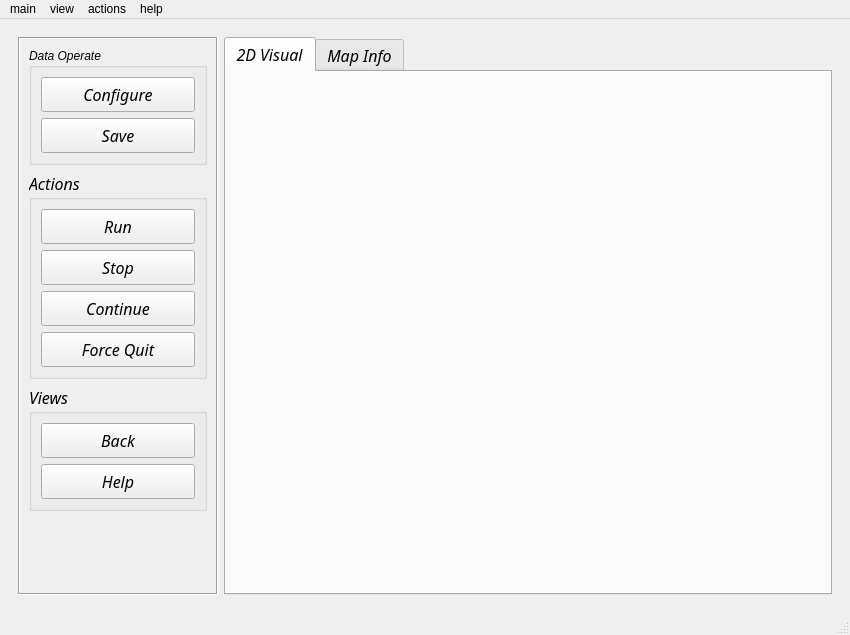
<?xml version="1.0" encoding="UTF-8"?>
<ui version="4.0">
 <class>MainWindow</class>
 <widget class="QMainWindow" name="MainWindow">
  <property name="geometry">
   <rect>
    <x>0</x>
    <y>0</y>
    <width>850</width>
    <height>635</height>
   </rect>
  </property>
  <property name="windowTitle">
   <string>MainWindow</string>
  </property>
  <property name="windowIcon">
   <iconset>
    <normaloff>:/img/ic.ico</normaloff>:/img/ic.ico</iconset>
  </property>
  <widget class="QWidget" name="centralwidget">
   <layout class="QGridLayout" name="gridLayout">
    <item row="1" column="0">
     <widget class="QStackedWidget" name="stackedWidget">
      <property name="font">
       <font>
        <italic>true</italic>
       </font>
      </property>
      <property name="currentIndex">
       <number>1</number>
      </property>
      <widget class="QWidget" name="page_main">
       <layout class="QGridLayout" name="gridLayout_2">
        <item row="5" column="0">
         <spacer name="horizontalSpacer">
          <property name="orientation">
           <enum>Qt::Horizontal</enum>
          </property>
          <property name="sizeHint" stdset="0">
           <size>
            <width>40</width>
            <height>20</height>
           </size>
          </property>
         </spacer>
        </item>
        <item row="5" column="1">
         <widget class="QFrame" name="frame">
          <property name="frameShape">
           <enum>QFrame::NoFrame</enum>
          </property>
          <property name="frameShadow">
           <enum>QFrame::Raised</enum>
          </property>
          <layout class="QVBoxLayout" name="verticalLayout">
           <item>
            <widget class="QPushButton" name="btn_start">
             <property name="minimumSize">
              <size>
               <width>150</width>
               <height>45</height>
              </size>
             </property>
             <property name="maximumSize">
              <size>
               <width>200</width>
               <height>16777215</height>
              </size>
             </property>
             <property name="font">
              <font>
               <family>Ubuntu Mono</family>
               <pointsize>14</pointsize>
               <italic>true</italic>
              </font>
             </property>
             <property name="toolTip">
              <string extracomment="go to the process view">go to the process view</string>
             </property>
             <property name="toolTipDuration">
              <number>1</number>
             </property>
             <property name="text">
              <string>Start</string>
             </property>
            </widget>
           </item>
           <item>
            <spacer name="verticalSpacer_4">
             <property name="orientation">
              <enum>Qt::Vertical</enum>
             </property>
             <property name="sizeType">
              <enum>QSizePolicy::Fixed</enum>
             </property>
             <property name="sizeHint" stdset="0">
              <size>
               <width>20</width>
               <height>10</height>
              </size>
             </property>
            </spacer>
           </item>
           <item>
            <widget class="QPushButton" name="btn_help">
             <property name="minimumSize">
              <size>
               <width>150</width>
               <height>45</height>
              </size>
             </property>
             <property name="maximumSize">
              <size>
               <width>200</width>
               <height>16777215</height>
              </size>
             </property>
             <property name="font">
              <font>
               <family>Ubuntu Mono</family>
               <pointsize>14</pointsize>
               <italic>true</italic>
              </font>
             </property>
             <property name="text">
              <string>Help</string>
             </property>
            </widget>
           </item>
           <item>
            <spacer name="verticalSpacer_5">
             <property name="orientation">
              <enum>Qt::Vertical</enum>
             </property>
             <property name="sizeType">
              <enum>QSizePolicy::Fixed</enum>
             </property>
             <property name="sizeHint" stdset="0">
              <size>
               <width>20</width>
               <height>10</height>
              </size>
             </property>
            </spacer>
           </item>
           <item>
            <widget class="QPushButton" name="btn_quit">
             <property name="minimumSize">
              <size>
               <width>150</width>
               <height>45</height>
              </size>
             </property>
             <property name="maximumSize">
              <size>
               <width>200</width>
               <height>16777215</height>
              </size>
             </property>
             <property name="font">
              <font>
               <family>Ubuntu Mono</family>
               <pointsize>14</pointsize>
               <italic>true</italic>
              </font>
             </property>
             <property name="text">
              <string>Quit</string>
             </property>
            </widget>
           </item>
          </layout>
         </widget>
        </item>
        <item row="6" column="1">
         <spacer name="verticalSpacer">
          <property name="orientation">
           <enum>Qt::Vertical</enum>
          </property>
          <property name="sizeType">
           <enum>QSizePolicy::Fixed</enum>
          </property>
          <property name="sizeHint" stdset="0">
           <size>
            <width>20</width>
            <height>40</height>
           </size>
          </property>
         </spacer>
        </item>
        <item row="5" column="2">
         <spacer name="horizontalSpacer_2">
          <property name="orientation">
           <enum>Qt::Horizontal</enum>
          </property>
          <property name="sizeHint" stdset="0">
           <size>
            <width>40</width>
            <height>20</height>
           </size>
          </property>
         </spacer>
        </item>
        <item row="4" column="0" colspan="3">
         <spacer name="verticalSpacer_3">
          <property name="orientation">
           <enum>Qt::Vertical</enum>
          </property>
          <property name="sizeHint" stdset="0">
           <size>
            <width>20</width>
            <height>40</height>
           </size>
          </property>
         </spacer>
        </item>
        <item row="0" column="0" colspan="3">
         <spacer name="verticalSpacer_2">
          <property name="orientation">
           <enum>Qt::Vertical</enum>
          </property>
          <property name="sizeHint" stdset="0">
           <size>
            <width>20</width>
            <height>40</height>
           </size>
          </property>
         </spacer>
        </item>
        <item row="1" column="0" colspan="3">
         <widget class="QFrame" name="frame_2">
          <property name="frameShape">
           <enum>QFrame::NoFrame</enum>
          </property>
          <property name="frameShadow">
           <enum>QFrame::Raised</enum>
          </property>
          <layout class="QGridLayout" name="gridLayout_10">
           <item row="0" column="0">
            <layout class="QHBoxLayout" name="horizontalLayout_2">
             <item>
              <spacer name="horizontalSpacer_3">
               <property name="orientation">
                <enum>Qt::Horizontal</enum>
               </property>
               <property name="sizeHint" stdset="0">
                <size>
                 <width>40</width>
                 <height>20</height>
                </size>
               </property>
              </spacer>
             </item>
             <item>
              <widget class="QLabel" name="label_Q_2">
               <property name="minimumSize">
                <size>
                 <width>120</width>
                 <height>120</height>
                </size>
               </property>
               <property name="text">
                <string>TextLabel</string>
               </property>
               <property name="alignment">
                <set>Qt::AlignCenter</set>
               </property>
              </widget>
             </item>
             <item>
              <widget class="QLabel" name="label_R_2">
               <property name="minimumSize">
                <size>
                 <width>120</width>
                 <height>120</height>
                </size>
               </property>
               <property name="text">
                <string>TextLabel</string>
               </property>
               <property name="alignment">
                <set>Qt::AlignCenter</set>
               </property>
              </widget>
             </item>
             <item>
              <widget class="QLabel" name="label_G_2">
               <property name="minimumSize">
                <size>
                 <width>120</width>
                 <height>120</height>
                </size>
               </property>
               <property name="text">
                <string>TextLabel</string>
               </property>
               <property name="alignment">
                <set>Qt::AlignCenter</set>
               </property>
              </widget>
             </item>
             <item>
              <widget class="QLabel" name="label_B_2">
               <property name="minimumSize">
                <size>
                 <width>120</width>
                 <height>120</height>
                </size>
               </property>
               <property name="text">
                <string>TextLabel</string>
               </property>
               <property name="alignment">
                <set>Qt::AlignCenter</set>
               </property>
              </widget>
             </item>
             <item>
              <widget class="QLabel" name="label_D_2">
               <property name="minimumSize">
                <size>
                 <width>120</width>
                 <height>120</height>
                </size>
               </property>
               <property name="text">
                <string>TextLabel</string>
               </property>
               <property name="alignment">
                <set>Qt::AlignCenter</set>
               </property>
              </widget>
             </item>
             <item>
              <spacer name="horizontalSpacer_4">
               <property name="orientation">
                <enum>Qt::Horizontal</enum>
               </property>
               <property name="sizeHint" stdset="0">
                <size>
                 <width>40</width>
                 <height>20</height>
                </size>
               </property>
              </spacer>
             </item>
            </layout>
           </item>
           <item row="1" column="0">
            <widget class="QLabel" name="label">
             <property name="minimumSize">
              <size>
               <width>0</width>
               <height>60</height>
              </size>
             </property>
             <property name="font">
              <font>
               <family>Ubuntu Mono</family>
               <pointsize>25</pointsize>
               <italic>true</italic>
               <bold>false</bold>
              </font>
             </property>
             <property name="text">
              <string>RGB-D Slam Handler</string>
             </property>
             <property name="alignment">
              <set>Qt::AlignBottom|Qt::AlignHCenter</set>
             </property>
            </widget>
           </item>
          </layout>
         </widget>
        </item>
       </layout>
      </widget>
      <widget class="QWidget" name="page_use">
       <layout class="QGridLayout" name="gridLayout_3">
        <item row="0" column="0">
         <widget class="QScrollArea" name="scrollArea">
          <property name="maximumSize">
           <size>
            <width>200</width>
            <height>16777215</height>
           </size>
          </property>
          <property name="font">
           <font>
            <italic>true</italic>
           </font>
          </property>
          <property name="frameShape">
           <enum>QFrame::Box</enum>
          </property>
          <property name="widgetResizable">
           <bool>true</bool>
          </property>
          <widget class="QWidget" name="scrollAreaWidgetContents">
           <property name="geometry">
            <rect>
             <x>0</x>
             <y>0</y>
             <width>196</width>
             <height>551</height>
            </rect>
           </property>
           <layout class="QGridLayout" name="gridLayout_5">
            <item row="2" column="0">
             <widget class="QGroupBox" name="groupBox">
              <property name="font">
               <font>
                <family>Ubuntu Mono</family>
                <pointsize>12</pointsize>
                <italic>true</italic>
               </font>
              </property>
              <property name="title">
               <string>Actions</string>
              </property>
              <layout class="QGridLayout" name="gridLayout_4">
               <item row="1" column="0" colspan="2">
                <widget class="QPushButton" name="btn_stop">
                 <property name="minimumSize">
                  <size>
                   <width>0</width>
                   <height>35</height>
                  </size>
                 </property>
                 <property name="maximumSize">
                  <size>
                   <width>16777215</width>
                   <height>16777215</height>
                  </size>
                 </property>
                 <property name="font">
                  <font>
                   <family>Ubuntu Mono</family>
                   <pointsize>12</pointsize>
                   <italic>true</italic>
                  </font>
                 </property>
                 <property name="text">
                  <string>Stop</string>
                 </property>
                </widget>
               </item>
               <item row="2" column="0" rowspan="2" colspan="2">
                <widget class="QPushButton" name="btn_continue">
                 <property name="minimumSize">
                  <size>
                   <width>0</width>
                   <height>35</height>
                  </size>
                 </property>
                 <property name="maximumSize">
                  <size>
                   <width>16777215</width>
                   <height>16777215</height>
                  </size>
                 </property>
                 <property name="font">
                  <font>
                   <family>Ubuntu Mono</family>
                   <pointsize>12</pointsize>
                   <italic>true</italic>
                  </font>
                 </property>
                 <property name="text">
                  <string>Continue</string>
                 </property>
                </widget>
               </item>
               <item row="4" column="0" colspan="2">
                <widget class="QPushButton" name="btn_forcequit">
                 <property name="minimumSize">
                  <size>
                   <width>0</width>
                   <height>35</height>
                  </size>
                 </property>
                 <property name="maximumSize">
                  <size>
                   <width>16777215</width>
                   <height>16777215</height>
                  </size>
                 </property>
                 <property name="font">
                  <font>
                   <family>Ubuntu Mono</family>
                   <pointsize>12</pointsize>
                   <italic>true</italic>
                  </font>
                 </property>
                 <property name="text">
                  <string>Force Quit</string>
                 </property>
                </widget>
               </item>
               <item row="0" column="0" colspan="2">
                <widget class="QPushButton" name="btn_run">
                 <property name="minimumSize">
                  <size>
                   <width>0</width>
                   <height>35</height>
                  </size>
                 </property>
                 <property name="maximumSize">
                  <size>
                   <width>16777215</width>
                   <height>16777215</height>
                  </size>
                 </property>
                 <property name="font">
                  <font>
                   <family>Ubuntu Mono</family>
                   <pointsize>12</pointsize>
                   <italic>true</italic>
                  </font>
                 </property>
                 <property name="text">
                  <string>Run</string>
                 </property>
                </widget>
               </item>
              </layout>
             </widget>
            </item>
            <item row="3" column="0">
             <widget class="QGroupBox" name="groupBox_2">
              <property name="font">
               <font>
                <family>Ubuntu Mono</family>
                <pointsize>12</pointsize>
                <italic>true</italic>
               </font>
              </property>
              <property name="title">
               <string>Views</string>
              </property>
              <layout class="QGridLayout" name="gridLayout_7">
               <item row="0" column="0" colspan="2">
                <widget class="QPushButton" name="btn_back">
                 <property name="minimumSize">
                  <size>
                   <width>0</width>
                   <height>35</height>
                  </size>
                 </property>
                 <property name="maximumSize">
                  <size>
                   <width>16777215</width>
                   <height>16777215</height>
                  </size>
                 </property>
                 <property name="font">
                  <font>
                   <family>Ubuntu Mono</family>
                   <pointsize>12</pointsize>
                   <italic>true</italic>
                  </font>
                 </property>
                 <property name="text">
                  <string>Back</string>
                 </property>
                </widget>
               </item>
               <item row="1" column="0" rowspan="2" colspan="2">
                <widget class="QPushButton" name="btn_help_2">
                 <property name="minimumSize">
                  <size>
                   <width>0</width>
                   <height>35</height>
                  </size>
                 </property>
                 <property name="maximumSize">
                  <size>
                   <width>16777215</width>
                   <height>16777215</height>
                  </size>
                 </property>
                 <property name="font">
                  <font>
                   <family>Ubuntu Mono</family>
                   <pointsize>12</pointsize>
                   <italic>true</italic>
                  </font>
                 </property>
                 <property name="text">
                  <string>Help</string>
                 </property>
                </widget>
               </item>
              </layout>
             </widget>
            </item>
            <item row="4" column="0">
             <spacer name="verticalSpacer_6">
              <property name="orientation">
               <enum>Qt::Vertical</enum>
              </property>
              <property name="sizeHint" stdset="0">
               <size>
                <width>20</width>
                <height>40</height>
               </size>
              </property>
             </spacer>
            </item>
            <item row="0" column="0">
             <widget class="QGroupBox" name="groupBox_3">
              <property name="title">
               <string>Data Operate</string>
              </property>
              <layout class="QGridLayout" name="gridLayout_9">
               <item row="0" column="0">
                <widget class="QPushButton" name="btn_config">
                 <property name="minimumSize">
                  <size>
                   <width>0</width>
                   <height>35</height>
                  </size>
                 </property>
                 <property name="maximumSize">
                  <size>
                   <width>16777215</width>
                   <height>16777215</height>
                  </size>
                 </property>
                 <property name="font">
                  <font>
                   <family>Ubuntu Mono</family>
                   <pointsize>12</pointsize>
                   <italic>true</italic>
                  </font>
                 </property>
                 <property name="text">
                  <string>Configure</string>
                 </property>
                </widget>
               </item>
               <item row="1" column="0">
                <widget class="QPushButton" name="btn_save">
                 <property name="minimumSize">
                  <size>
                   <width>0</width>
                   <height>35</height>
                  </size>
                 </property>
                 <property name="maximumSize">
                  <size>
                   <width>16777215</width>
                   <height>16777215</height>
                  </size>
                 </property>
                 <property name="font">
                  <font>
                   <family>Ubuntu Mono</family>
                   <pointsize>12</pointsize>
                   <italic>true</italic>
                  </font>
                 </property>
                 <property name="text">
                  <string>Save</string>
                 </property>
                </widget>
               </item>
              </layout>
             </widget>
            </item>
           </layout>
          </widget>
         </widget>
        </item>
        <item row="0" column="1">
         <widget class="QTabWidget" name="tabWidget">
          <property name="font">
           <font>
            <family>Ubuntu Mono</family>
            <pointsize>12</pointsize>
            <italic>true</italic>
           </font>
          </property>
          <property name="currentIndex">
           <number>0</number>
          </property>
          <widget class="QWidget" name="tab">
           <attribute name="title">
            <string>2D Visual</string>
           </attribute>
           <layout class="QGridLayout" name="gridLayout_6">
            <item row="0" column="1">
             <layout class="QVBoxLayout" name="verticalLayout_4">
              <item>
               <layout class="QGridLayout" name="layout_recognizer"/>
              </item>
              <item>
               <layout class="QGridLayout" name="layout_rebuilder"/>
              </item>
             </layout>
            </item>
           </layout>
          </widget>
          <widget class="QWidget" name="tab_2">
           <attribute name="title">
            <string>Map Info</string>
           </attribute>
           <layout class="QGridLayout" name="gridLayout_8">
            <item row="0" column="0">
             <layout class="QVBoxLayout" name="verticalLayout_2">
              <item>
               <widget class="QLabel" name="label_2">
                <property name="minimumSize">
                 <size>
                  <width>0</width>
                  <height>30</height>
                 </size>
                </property>
                <property name="text">
                 <string>Map Points</string>
                </property>
                <property name="alignment">
                 <set>Qt::AlignCenter</set>
                </property>
               </widget>
              </item>
              <item>
               <widget class="QTableWidget" name="tabW_mappoint"/>
              </item>
             </layout>
            </item>
            <item row="0" column="1">
             <layout class="QVBoxLayout" name="verticalLayout_3">
              <item>
               <widget class="QLabel" name="label_3">
                <property name="minimumSize">
                 <size>
                  <width>0</width>
                  <height>30</height>
                 </size>
                </property>
                <property name="text">
                 <string>Key Frames</string>
                </property>
                <property name="alignment">
                 <set>Qt::AlignCenter</set>
                </property>
               </widget>
              </item>
              <item>
               <widget class="QTableWidget" name="tabW_keyframes"/>
              </item>
             </layout>
            </item>
           </layout>
          </widget>
         </widget>
        </item>
       </layout>
      </widget>
     </widget>
    </item>
   </layout>
  </widget>
  <widget class="QMenuBar" name="menubar">
   <property name="geometry">
    <rect>
     <x>0</x>
     <y>0</y>
     <width>850</width>
     <height>22</height>
    </rect>
   </property>
   <widget class="QMenu" name="menumain">
    <property name="font">
     <font>
      <family>Ubuntu Mono</family>
      <pointsize>12</pointsize>
      <italic>true</italic>
     </font>
    </property>
    <property name="title">
     <string>main</string>
    </property>
    <addaction name="actionconfigure"/>
    <addaction name="separator"/>
    <addaction name="actionquit"/>
   </widget>
   <widget class="QMenu" name="menuactions">
    <property name="font">
     <font>
      <family>Ubuntu Mono</family>
      <pointsize>12</pointsize>
      <italic>true</italic>
     </font>
    </property>
    <property name="title">
     <string>actions</string>
    </property>
    <addaction name="actionrun"/>
    <addaction name="actionstop"/>
    <addaction name="actioncontinue"/>
    <addaction name="separator"/>
    <addaction name="actionforce_quit"/>
    <addaction name="separator"/>
    <addaction name="actionsave"/>
   </widget>
   <widget class="QMenu" name="menuhelp">
    <property name="font">
     <font>
      <family>Ubuntu Mono</family>
      <pointsize>12</pointsize>
      <italic>true</italic>
     </font>
    </property>
    <property name="title">
     <string>help</string>
    </property>
    <addaction name="actionhelp"/>
   </widget>
   <widget class="QMenu" name="menuview">
    <property name="font">
     <font>
      <family>Ubuntu Mono</family>
      <pointsize>12</pointsize>
      <italic>true</italic>
     </font>
    </property>
    <property name="title">
     <string>view</string>
    </property>
    <addaction name="actionstart"/>
    <addaction name="actionback"/>
   </widget>
   <addaction name="menumain"/>
   <addaction name="menuview"/>
   <addaction name="menuactions"/>
   <addaction name="menuhelp"/>
  </widget>
  <widget class="QStatusBar" name="statusbar"/>
  <action name="actionconfigure">
   <property name="text">
    <string>configure</string>
   </property>
  </action>
  <action name="actionrun">
   <property name="text">
    <string>run</string>
   </property>
   <property name="toolTip">
    <string>run the slam process</string>
   </property>
  </action>
  <action name="actionstop">
   <property name="text">
    <string>stop</string>
   </property>
   <property name="toolTip">
    <string>stop the process</string>
   </property>
  </action>
  <action name="actioncontinue">
   <property name="text">
    <string>continue</string>
   </property>
   <property name="toolTip">
    <string>continue the process</string>
   </property>
  </action>
  <action name="actionforce_quit">
   <property name="text">
    <string>force quit</string>
   </property>
   <property name="toolTip">
    <string>force quit the process</string>
   </property>
  </action>
  <action name="actionhelp">
   <property name="text">
    <string>help</string>
   </property>
   <property name="toolTip">
    <string>open help dialog</string>
   </property>
  </action>
  <action name="actionback">
   <property name="text">
    <string>back</string>
   </property>
   <property name="toolTip">
    <string>go back to the main view</string>
   </property>
  </action>
  <action name="actionsave">
   <property name="text">
    <string>save</string>
   </property>
   <property name="toolTip">
    <string>save the result</string>
   </property>
  </action>
  <action name="actionquit">
   <property name="text">
    <string>quit</string>
   </property>
   <property name="toolTip">
    <string>quit this program</string>
   </property>
  </action>
  <action name="actionstart">
   <property name="text">
    <string>start</string>
   </property>
   <property name="toolTip">
    <string>go to the process view</string>
   </property>
  </action>
 </widget>
 <resources/>
 <connections/>
</ui>
